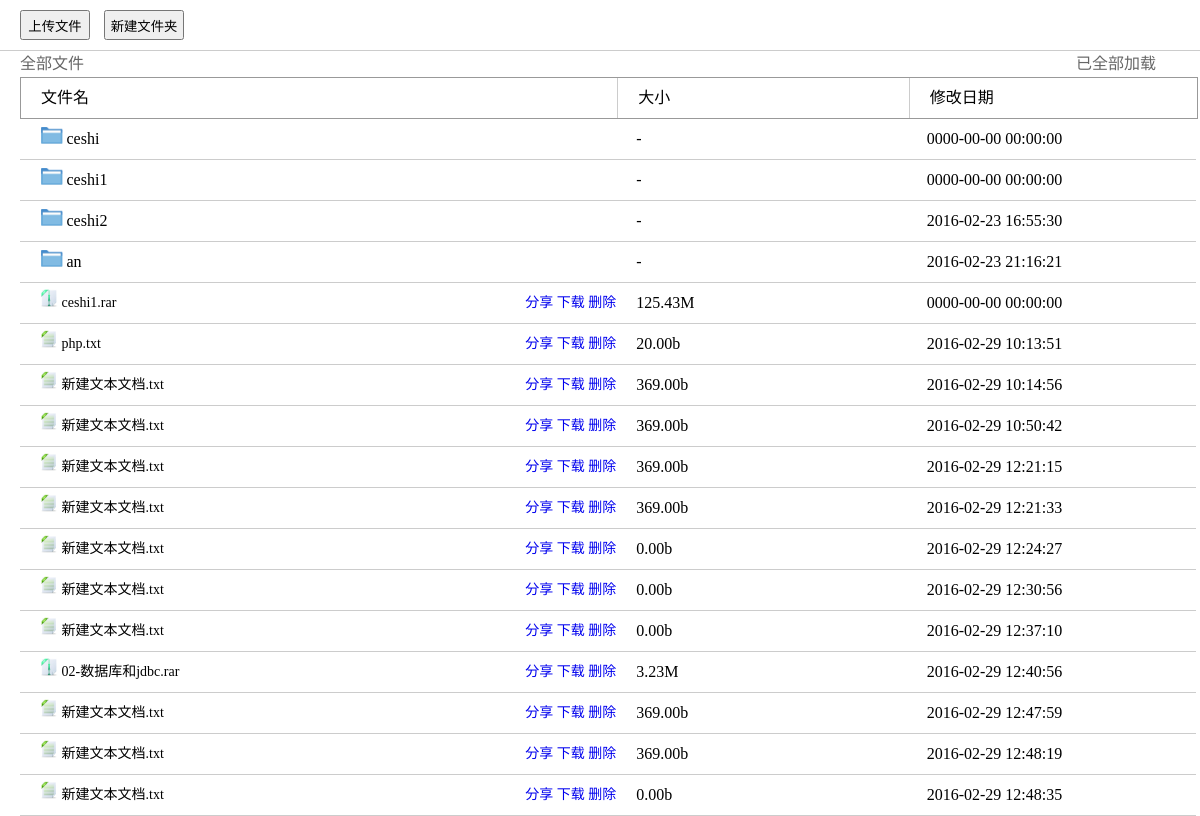
Screenshot of /rem/rem_wangpan.php?searchFlag=0&pid=0&type_id=0 (signed in) with the database file from the repository.
### tables this page shows
CREATE TABLE `folder_inf` (
  `id` int(255) unsigned NOT NULL auto_increment,
  `pid` int(255) NOT NULL,
  `name` varchar(20) NOT NULL,
  `rem_name` varchar(20) NOT NULL,
  `creat_time` datetime NOT NULL,
  PRIMARY KEY  (`id`)
);

CREATE TABLE `file_inf` (
  `file_id` int(255) NOT NULL auto_increment,
  `md5file` varchar(255) NOT NULL,
  `file_name` varchar(255) NOT NULL,
  `type_id` varchar(255) NOT NULL,
  `upload_date` datetime NOT NULL,
  `share` enum('1','0') NOT NULL default '0',
  `download_count` smallint(50) NOT NULL default '0',
  `file_size` int(255) NOT NULL,
  `folder_id` int(255) NOT NULL default '0',
  `rem_name` varchar(50) NOT NULL,
  PRIMARY KEY  (`file_id`,`rem_name`)
);

### rem/rem_wangpan.php (the view, shortened to what this page needs)
<!DOCTYPE html PUBLIC "-//W3C//DTD XHTML 1.0 Transitional//EN" "http://www.w3.org/TR/xhtml1/DTD/xhtml1-transitional.dtd">
<html xmlns="http://www.w3.org/1999/xhtml">
<head>
</head>
<?php
	$pid=$_GET[pid];
	$searchFlag=$_GET[searchFlag];
	$type_id=$_GET[type_id];
	$remSqlFlag=mysql_query("select * from rem_inf where rem_name='$_SESSION[rem_name]'");
	$rem=mysql_fetch_assoc($remSqlFlag);
?>
<body>
<div id="hide">
		<div class="file_up" >
       		<form  id="upload-form" enctype="multipart/form-data" method="post" name="upform" action="up.php?id=<?php echo $rem[rem_id]?>&pid=<?php echo $pid;?>"  >
               <input type="button" value="上传文件" onclick="up.click();" name="submitUp" class="btn_mouseout"  style="width: 70px; height: 30px;"/>
                <input type="button" value="新建文件夹" name="floder" style="margin-left:10px;width: 80px; height: 30px;" onclick="javascript:newFolder();"/>
                <div id="progress">
           	</div>
            </form>
		</div>
        <?php
			$fileFlagSql="select * from file_inf where rem_name='$_SESSION[rem_name]'";
			$fileFlag=mysql_query($fileFlagSql);
			$file=mysql_fetch_assoc($fileFlag);
			$folderFlagSql="select * from folder_inf where rem_name='$_SESSION[rem_name]' and pid=$pid";
			$folderFlag=mysql_query($folderFlagSql);
			$folder=mysql_fetch_assoc($folderFlag);
		?>
<hr style="border:none; border-top:1px solid #ccc;" />
<div class="path" >
            <span style="position:absolute;">
				<?php
					if($searchFlag==0){
						if($pid==0){
							switch($type_id)
							{
								case 0:
									echo '全部文件';
									break;
							}
						}else{
							$folderNavFlag=mysql_query("select name from folder_inf where rem_name='$_SESSION[rem_name]' and id='$pid'");
							$folderNav=mysql_fetch_assoc($folderNavFlag);
							echo "<a href='rem_wangpan.php?searchFlag=0&pid=0&type_id=0'>全部文件</a>"." > "."$folderNav[name]";
						}
					}
				?>
            </span>
            <span style="margin-left:88%; position:absolute;">已全部加载</span>
        </div>
        <div class="file">
			<div class="file top">
           	 	<div class="nav">
            		<div style="width:49%;border:none;">文件名</div>
                	<div style="width:23%">大小</div>
                	<div style="width:22%">修改日期</div>
                </div>
          	</div>
          	<?php
			if($folder){
				do{
			?>
            <div class="fileInf">
          		<div style="width:49%;border:none;">
                	<a href="rem_wangpan.php?search=0&type_id=0&pid=<?php echo $folder[id];?>" ><p style=" overflow:hidden;"><?php echo "<img src='../images/floder.png' height='18' />".' '."<font color='#000'>".$folder[name]."</font>";?></p></a>
                </div>
                <div style="width:23%">-</div>
                <div style="width:22%"><?php echo $folder[creat_time];?></div>
           	</div>
            <?php
				$folder=mysql_fetch_assoc($folderFlag);
				}while($folder);
			}
			if($file){
				do{
			?>
            <div class="fileInf">
          		<div style="width:49%; font-size:14px;">
					<?php
						$style=explode(".","$file[file_name]");
						$style[1]=strtolower(end($style));
			$styleCase=(($style[1]=='jpg')||($style[1]=='jpeg')||($style[1]=='png')||($style[1]=='gif'))?'img':((($style[1]=='doc')||($style[1]=='docx')||($style[1]=='dot'))?'doc':((($style[1]=='ppt')||($style[1]=='pps')||($style[1]=='pptx'))?'ppt':(($style[1]=='txt')?'txt':((($style[1]=='avi')||($style[1]=='mpg')||($style[1]=='mpeg')||($style[1]=='mvb')||($style[1]=='flv')||($style[1]=='rmvb'))?'mv':(($style[1]=='pdf')?'pdf':((($style[1]=='rar')||($style[1]=='zip'))?'rar':((($style[1]=='xlsx')||($style[1]=='xlc')||($style[1]=='xlm')||($style[1]=='xls')||($style[1]=='xlt'))?'exel':((($style[1]=='wav')||($style[1]=='mp2')||($style[1]=='mp3'))?'music':'other'))))))));
			switch($styleCase)
			{
				case 'rar':
					echo "<img src='../images/rar.png' height='18'/>";
					break;
				case 'txt':
					echo "<img src='../images/txt.png' height='18'/>";
					break;
			}
					?>
    				<a href="file.php?id=<?php echo $file[file_id];?>" style="color:#000;width:70%;" target="new"><?php echo $file[file_name];?></a>
                    <div class="operate" style="float:right;">
                    	<a href="down.php?id=<?php echo $file[file_id];?>&share=1&delet=0&down=0">分享</a>
                    	<a href="down.php?id=<?php echo $file[file_id];?>&share=0&delet=0&down=1">下载</a>
                    	<a href="down.php?id=<?php echo $file[file_id];?>&share=0&delet=1&down=0">删除</a>
                    </div>
                </div>
                <div style="width:23%">
					<?php
						if($file[file_size]>1000&&$file[file_size]<=1000000){
							echo sprintf("%.2f",$file[file_size]/1000).'kb';
						}elseif($file[file_size]<=1000){
							echo sprintf("%.2f",$file[file_size]).'b';
						}elseif($file[file_size]>1000000){
							echo sprintf("%.2f",$file[file_size]/1000000).'M';
						}
					?>
                </div>
                <div style="width:22%"><?php echo $file[upload_date]?></div>
           	</div>
            <?php
				$file=mysql_fetch_assoc($fileFlag);
				}while($file);
			}
		  ?>
		</div>
</div>
</body>
</html>

### rem/rem_wangpan.php (style rules this page uses)
* { margin:0;padding:0; }
a { text-decoration:none; }
.file_up { padding:10px 0 10px 20px; }
.file_up #progress { height:20px; line-height:30px; vertical-align:middle; width:100px; float:right; margin-right:70%; border:0px #333 solid; }
.path { position:relative; padding-left:20px; height:26px; line-height:26px; color:#666; font-family:'楷体'; font-size:16px; }
.file .top { background-color:#fff; width:98%; height:40px; line-height:40px; margin-left:20px; border:1px solid #999; }
.top .nav div { display:block; float:left; height:40px; line-height:40px; padding-left:20px; border-left:1px solid #CCC; }
.fileInf { width:98%; height:40px; line-height:40px; margin-left:20px; border-bottom:1px solid #ccc; }
.fileInf div { display:block; float:left; height:40px; line-height:40px; padding-left:20px; }

### rows the page displays
folder_inf: name "ceshi", creat_time "0000-00-00 00:00:00"
folder_inf: name "ceshi1", creat_time "0000-00-00 00:00:00"
folder_inf: name "ceshi2", creat_time "2016-02-23 16:55:30"
folder_inf: name "an", creat_time "2016-02-23 21:16:21"
file_inf: file_name "ceshi1.rar", $file[file_size]/1000000 "125.43", upload_date "0000-00-00 00:00:00"
file_inf: $file[file_id] 7 (drawn), file_name "php.txt", file_size "20.00", upload_date "2016-02-29 10:13:51"
file_inf: file_name "新建文本文档.txt", file_size "369.00", upload_date "2016-02-29 10:14:56"
file_inf: file_name "新建文本文档.txt", file_size "369.00", upload_date "2016-02-29 10:50:42"
file_inf: file_name "新建文本文档.txt", file_size "369.00", upload_date "2016-02-29 12:21:15"
file_inf: file_name "新建文本文档.txt", file_size "369.00", upload_date "2016-02-29 12:21:33"
file_inf: file_name "新建文本文档.txt", file_size "0.00", upload_date "2016-02-29 12:24:27"
file_inf: file_name "新建文本文档.txt", file_size "0.00", upload_date "2016-02-29 12:30:56"
file_inf: file_name "新建文本文档.txt", file_size "0.00", upload_date "2016-02-29 12:37:10"
file_inf: file_name "02-数据库和jdbc.rar", $file[file_size]/1000000 "3.23", upload_date "2016-02-29 12:40:56"
file_inf: file_name "新建文本文档.txt", file_size "369.00", upload_date "2016-02-29 12:47:59"
file_inf: file_name "新建文本文档.txt", file_size "369.00", upload_date "2016-02-29 12:48:19"
file_inf: file_name "新建文本文档.txt", file_size "0.00", upload_date "2016-02-29 12:48:35"
